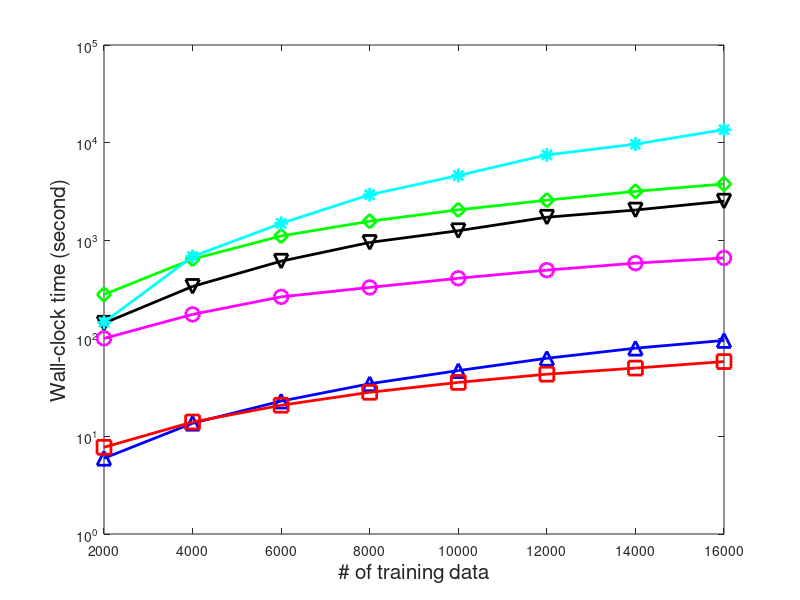

Write the MATLAB code that produced this figure. (Note: this script raises an error after producing the figure.)
X=[2000 4000 6000 8000 10000 12000 14000 16000];
Y=[5.9492 13.5709 22.8516 34.3951 46.8631 62.6442 79.4097 95.3152;
    7.7038 13.9708 20.7186 28.1178 35.4697 43.0725 49.6958 57.9460;
    143 340 616 958 1262 1734 2054 2533;
    281 647 1115 1578 2062 2591 3189 3793;
    146 688 1500 2947 4631 7523 9691 13634;
    100 176 266 332 412 499 588 665];

figure('units','normalized','position',[0.1,0.4,0.4,0.5]);
% grid on;
hold on;

plot(X,Y(1,:),'b^-','linewidth',2,'markersize',10);
plot(X,Y(2,:),'rs-','linewidth',2,'markersize',10);
plot(X,Y(3,:),'kv-','linewidth',2,'markersize',10);
plot(X,Y(4,:),'gd-','linewidth',2,'markersize',10);
plot(X,Y(5,:),'c*-','linewidth',2,'markersize',10);
plot(X,Y(6,:),'mo-','linewidth',2,'markersize',10);

set(gca,'XTickLabel',X);
set(gca,'yscale','log');

box on;

set(gca,'YMinorTick','off');

xlabel('# of training data','fontsize',15);
ylabel('Wall-clock time (second)','fontsize',15);

legend('MATAR','MATAR-fast','SVMSim','TagCombine','MLKNN','LDASim',2);

set(legend,'fontweight','bold');
